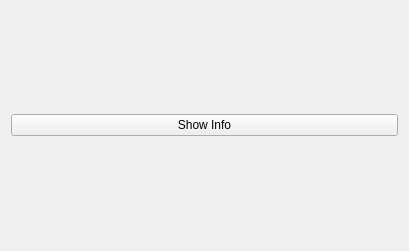
<?xml version="1.0" encoding="UTF-8"?>
<ui version="4.0">
 <class>Widget</class>
 <widget class="QWidget" name="Widget">
  <property name="geometry">
   <rect>
    <x>0</x>
    <y>0</y>
    <width>409</width>
    <height>251</height>
   </rect>
  </property>
  <property name="windowTitle">
   <string>Widget</string>
  </property>
  <layout class="QVBoxLayout" name="verticalLayout">
   <item>
    <widget class="QPushButton" name="showInfoButton">
     <property name="text">
      <string>Show Info</string>
     </property>
    </widget>
   </item>
  </layout>
 </widget>
 <resources/>
 <connections/>
</ui>
